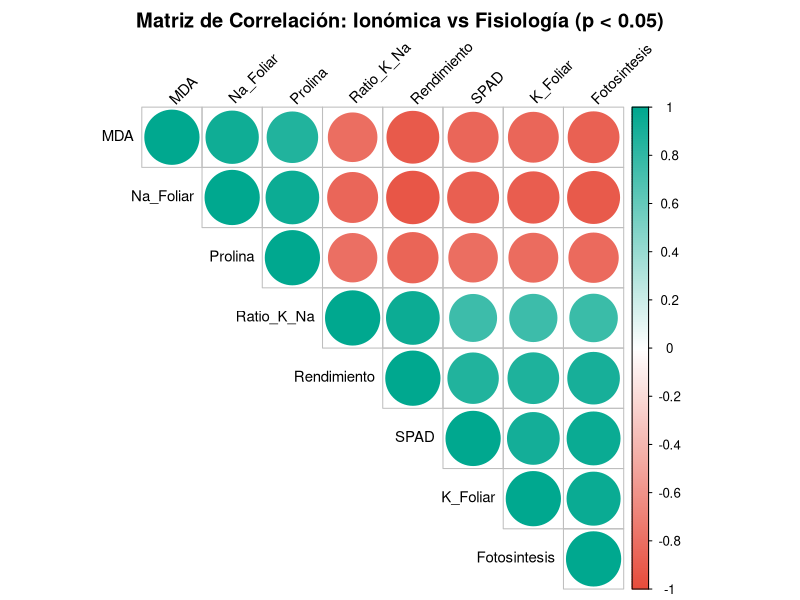
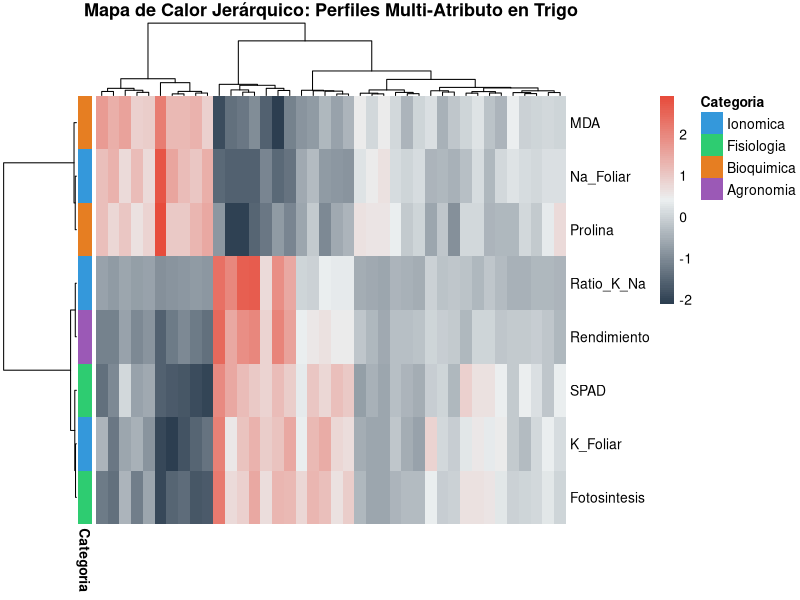

The R script that drew these images, in order:
# ============================================================================
# 04_redes_correlacion_heatmap.R — MAPAS DE CALOR Y MATRICES DE CORRELACIÓN
# Integración Multi-Atributo (Ionómica, Fisiología y Rendimiento en Cultivos)
# ============================================================================
# Aplicación: Visualización de relaciones inter-rasgo (K+, Na+, Prolina, SPAD,
# MDA, Rendimiento) mediante Clustering Jerárquico y Matrices de Correlación.
# ============================================================================

library(tidyverse)
library(corrplot)
library(pheatmap)

set.seed(777)

# 1. SIMULACIÓN DE DATOS (IONÓMICA + FISIOLOGÍA BAJO ESTRÉS SALINO/TÉRMICO)
# 40 muestras experimentales de trigo
n <- 40

# Variables ionómicas y fisiológicas correlacionadas
K_foliar <- rnorm(n, mean = 28, sd = 4.5)
Na_foliar <- pmax(50 - (K_foliar * 1.2) + rnorm(n, 0, 3.5), 2)
Ratio_K_Na <- round(K_foliar / Na_foliar, 2)
Fotosintesis <- (K_foliar * 0.6) - (Na_foliar * 0.25) + rnorm(n, 10, 1.5)
SPAD <- (Fotosintesis * 1.3) + rnorm(n, 12, 2.0)
MDA <- (Na_foliar * 0.7) - (K_foliar * 0.3) + rnorm(n, 15, 2.5)
Prolina <- (Na_foliar * 0.45) + rnorm(n, 5, 1.2)
Rendimiento <- (Fotosintesis * 0.5) + (Ratio_K_Na * 1.8) - (MDA * 0.15) + rnorm(n, 0, 0.8)

datos_multiomica <- data.frame(
  K_Foliar = round(K_foliar, 2),
  Na_Foliar = round(Na_foliar, 2),
  Ratio_K_Na = Ratio_K_Na,
  Fotosintesis = round(Fotosintesis, 2),
  SPAD = round(SPAD, 2),
  MDA = round(MDA, 2),
  Prolina = round(Prolina, 2),
  Rendimiento = round(Rendimiento, 2)
)

print(head(datos_multiomica, 6))

# ============================================================================
# 2. CÁLCULO DE MATRIZ DE CORRELACIÓN Y P-VALORES
# ============================================================================
cat("\n--- [1] CÁLCULO DE CORRELACIONES DE PEARSON Y SIGNIFICANCIA ---\n")
mat_cor <- cor(datos_multiomica, method = "pearson")

# Función interna para calcular matriz de p-valores
calcular_p_mat <- function(df) {
  cols <- ncol(df)
  nombres <- colnames(df)
  p_mat <- matrix(NA, cols, cols)
  colnames(p_mat) <- nombres
  rownames(p_mat) <- nombres
  for (i in 1:(cols - 1)) {
    for (j in (i + 1):cols) {
      test <- cor.test(df[[i]], df[[j]])
      p_mat[i, j] <- p_mat[j, i] <- test$p.value
    }
  }
  diag(p_mat) <- 0
  return(p_mat)
}

p_matrix <- calcular_p_mat(datos_multiomica)

# ============================================================================
# 3. GRÁFICO 1: CORRPLOT CON SIGNIFICANCIA ESTADÍSTICA (P < 0.05)
# ============================================================================
# Colores: Azul verdoso (positivo), Blanco (cero), Rojo coral (negativo)
col_palette <- colorRampPalette(c("#E74C3C", "#FFFFFF", "#00A88F"))(200)

corrplot(
  mat_cor,
  method = "circle",
  type = "upper",
  order = "hclust",
  p.mat = p_matrix,
  sig.level = 0.05,
  insig = "blank", # Deja en blanco las correlaciones no significativas
  col = col_palette,
  tl.col = "black",
  tl.srt = 45,
  tl.cex = 0.9,
  title = "Matriz de Correlación: Ionómica vs Fisiología (p < 0.05)",
  mar = c(0, 0, 2, 0)
)

# ============================================================================
# 4. GRÁFICO 2: HEATMAP CON CLUSTERING JERÁRQUICO COMPLETO (pheatmap)
# ============================================================================
# Normalizar datos por columna (Z-score) para comparar rasgos en diferentes escalas
datos_escalados <- scale(datos_multiomica)

# Anotación de variables por categoría biológica
anotacion_vars <- data.frame(
  Categoria = c("Ionomica", "Ionomica", "Ionomica", "Fisiologia", "Fisiologia", "Bioquimica", "Bioquimica", "Agronomia"),
  row.names = colnames(datos_multiomica)
)

colores_anotacion <- list(
  Categoria = c(
    "Ionomica" = "#3498DB",
    "Fisiologia" = "#2ECC71",
    "Bioquimica" = "#E67E22",
    "Agronomia" = "#9B59B6"
  )
)

pheatmap(
  t(datos_escalados),
  clustering_distance_rows = "correlation",
  clustering_distance_cols = "euclidean",
  clustering_method = "ward.D2",
  color = colorRampPalette(c("#2C3E50", "#ECF0F1", "#E74C3C"))(100),
  annotation_row = anotacion_vars,
  annotation_colors = colores_anotacion,
  main = "Mapa de Calor Jerárquico: Perfiles Multi-Atributo en Trigo",
  fontsize = 10,
  fontsize_row = 10,
  show_colnames = FALSE,
  border_color = NA
)

cat("\n--- Script 04 Redes y Heatmap finalizado correctamente ---\n")
